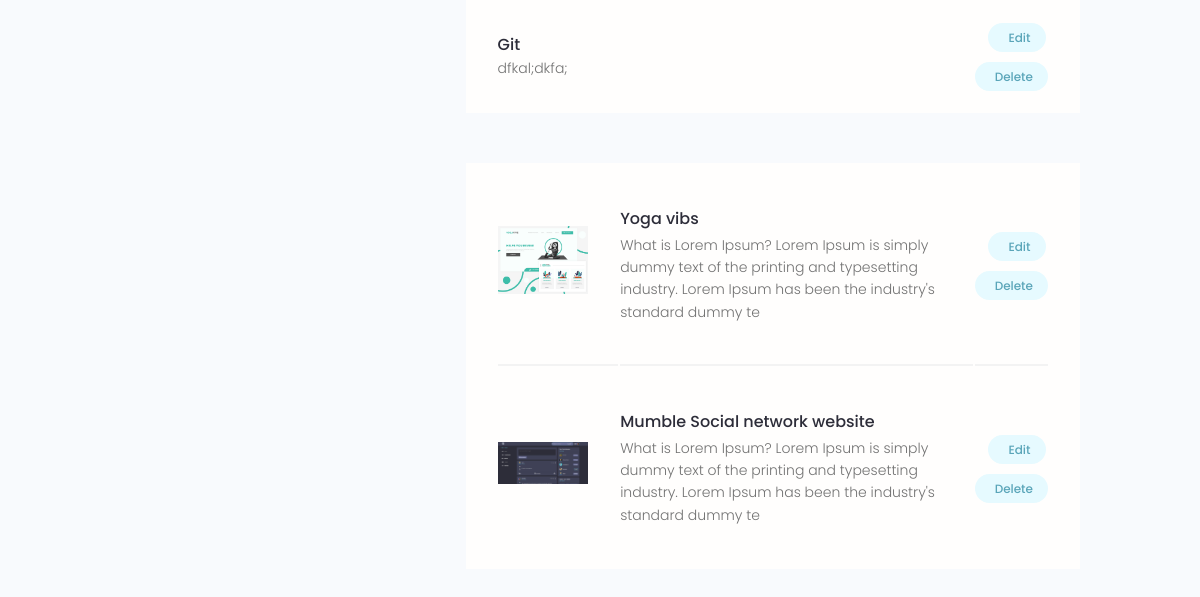
Before: /account/ (signed in, lower part) with the older database file.
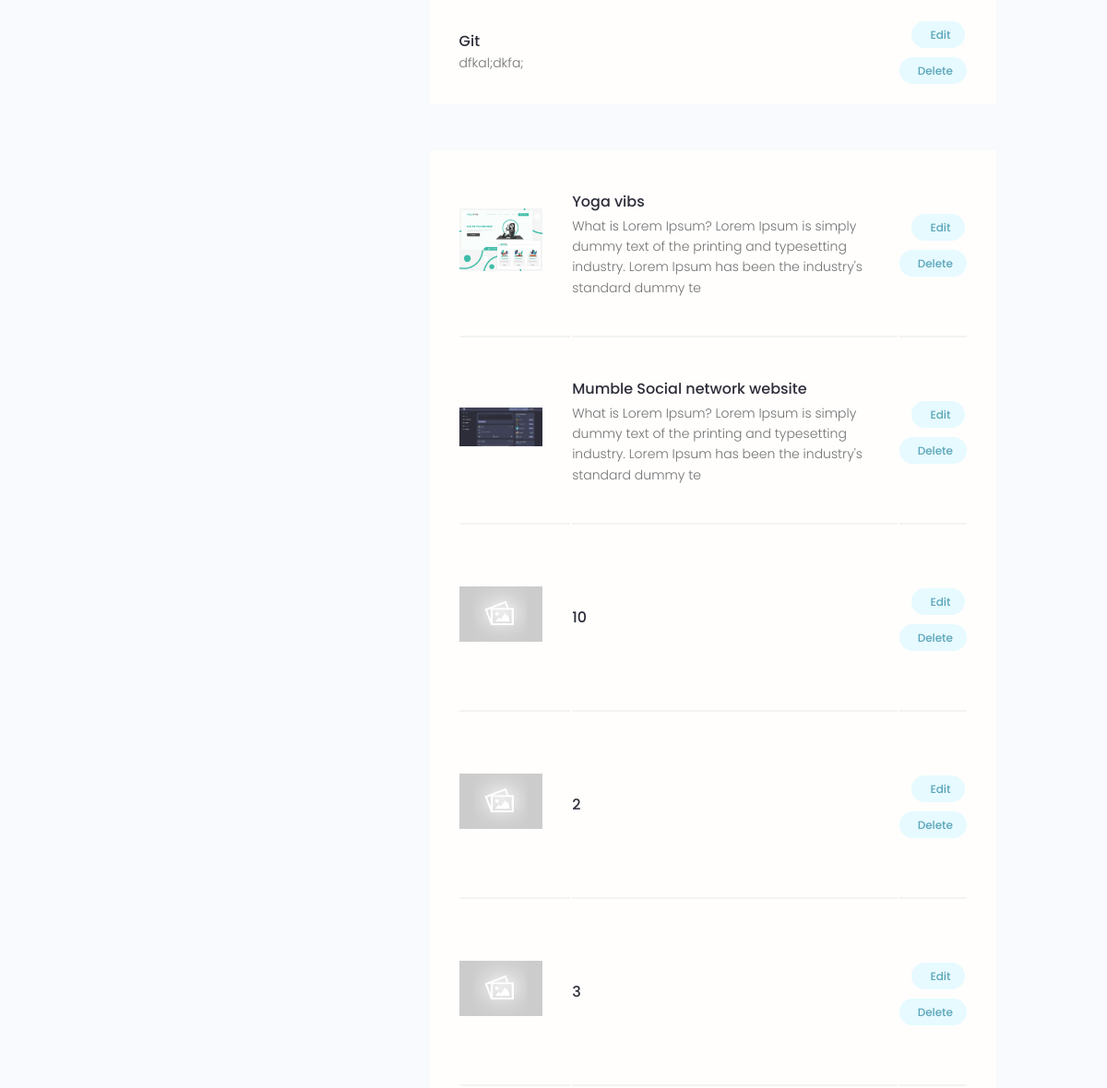
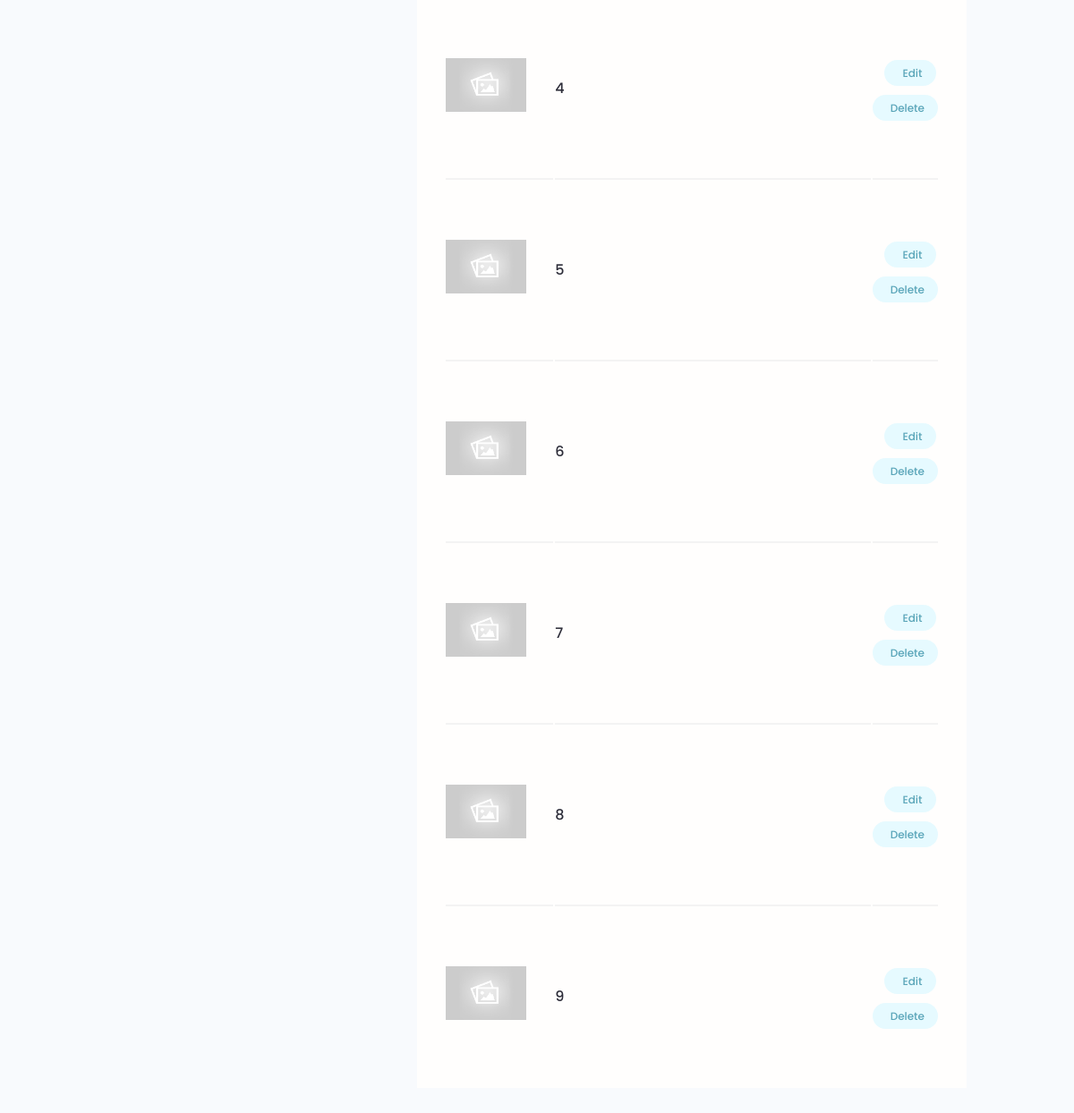
After: the same page with the newer database file (2 pictures, top to bottom).
### users/models.py (models this page shows, shortened)
class Skill(models.Model):
    owner = models.ForeignKey(Profile, on_delete=models.CASCADE, null=True, blank=True)
    name = models.CharField(max_length=200, blank=True, null=True)
    description = models.TextField(null=True, blank=True)
    created = models.DateTimeField(auto_now_add=True)
    id = models.UUIDField(default=uuid.uuid4, unique=True,
                          primary_key=True, editable=False)

### projects/models.py (models this page shows, shortened)
class Project(models.Model):
    owner = models.ForeignKey(Profile, null=True, blank=True, on_delete=models.SET_NULL)
    title = models.CharField(max_length=200)
    description = models.TextField(null=True, blank=True)
    featured_image = models.ImageField(null=True, blank=True, default="default.jpg")
    demo_link = models.CharField(max_length=2000, null=True, blank=True)
    source_link = models.CharField(max_length=2000, null=True, blank=True)
    tags = models.ManyToManyField('Tag', blank=True)
    vote_total = models.IntegerField(default=0, null=True, blank=True)
    vote_ratio = models.IntegerField(default=0, null=True, blank=True)
    created = models.DateTimeField(auto_now_add=True)
    id = models.UUIDField(default=uuid.uuid4, unique=True,
                          primary_key=True, editable=False)
    class Meta:
        ordering = ['-vote_ratio', '-vote_total', 'title']

### users/views.py (the view)
# urls.py: path('account/', views.userAccount, name="account"),
@login_required(login_url='login')
def userAccount(request):
    profile = request.user.profile
    skills = profile.skill_set.all()
    projects = profile.project_set.all()
    context = {'profile':profile, 'skills':skills, 'projects':projects}
    return render(request, 'users/account.html', context)

### users/templates/users/account.html (shortened to what this page needs)
{% extends 'main.html' %}
{% block content %}
  <main class="settingsPage profile my-md">
    <div class="container">
      <div class="layout">
        <div class="column column--1of3">
        </div>
        <div class="column column--2of3">
          <table class="settings__table">
            {% for skill in skills %}
            <tr>
              <td class="settings__tableInfo">
                <h4>{{skill.name}}</h4>
                <p>
                  {{skill.description}}
                </p>
              </td>
              <td class="settings__tableActions">
                <a class="tag tag--pill tag--main settings__btn" href="{% url 'update-skill' skill.id %}"> Edit</a>
                <a class="tag tag--pill tag--main settings__btn" href="{% url 'delete-skill' skill.id %}?next=/account">
                  Delete</a>
              </td>
            </tr>
            {% endfor %}
          <table class="settings__table">
            {% for project in projects %}
            <tr>
              <td class="settings__thumbnail">
                <a href="{% url 'project' project.id %}"><img src="{{project.featured_image.url}}" alt="Project Thumbnail" /></a>
              </td>
              <td class="settings__tableInfo">
                <a href="{% url 'project' project.id %}">{{project.title}}</a>
                <p>
                  {{project.description|slice:"150"}}
                </p>
              </td>
              <td class="settings__tableActions">
                <a class="tag tag--pill tag--main settings__btn" href="{% url 'update-project' project.id %}"> Edit</a>
                <a class="tag tag--pill tag--main settings__btn" href="{% url 'delete-project' project.id %}?next=/account">
                  Delete</a>
              </td>
            </tr>
            {% endfor %}
          </table>
        </div>
      </div>
    </div>
  </main>
{% endblock content %}

Changed rows visible on the page:
added Project: featured_image (placeholder picture), title "10"
added Project: featured_image (placeholder picture), title "2"
added Project: featured_image (placeholder picture), title "3"
added Project: featured_image (placeholder picture), title "4"
added Project: featured_image (placeholder picture), title "5"
added Project: featured_image (placeholder picture), title "6"
added Project: featured_image (placeholder picture), title "7"
added Project: featured_image (placeholder picture), title "8"
added Project: featured_image (placeholder picture), title "9"
